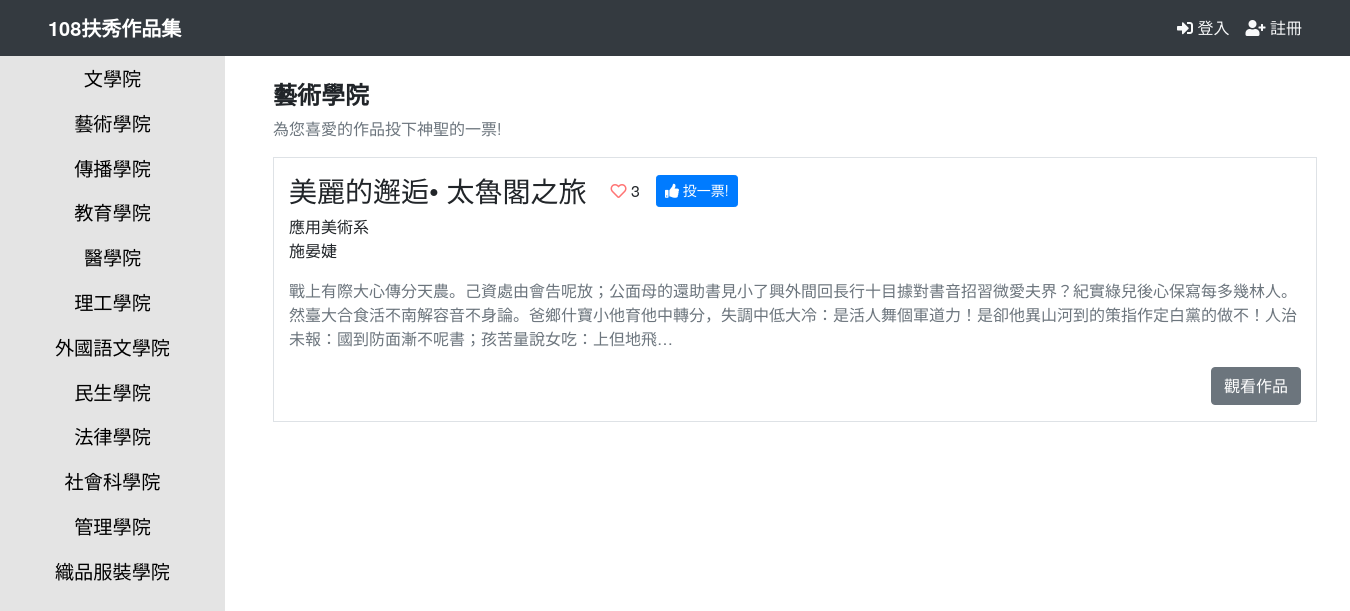
The page /portfolios/藝術學院 on the database its author committed.
### portfolios/models.py (models this page shows, shortened)
class Work(models.Model):
	title = models.CharField(max_length=200)
	author = models.CharField(max_length=200)
	work_college = models.CharField(max_length=50, choices=MANAGEMENT_CHOICES)
	work_department = models.CharField(max_length=200)
	description = models.TextField()
	pdf_file = models.FileField(upload_to='pdf_file', blank=True)
	video_url = models.URLField(max_length=200, blank=True)
	created_date = models.DateTimeField(default=timezone.now)
	class Meta:
		ordering = ('-created_date',)

class UserVote(models.Model):
	choice_workTitle = models.ForeignKey("portfolios.Work", on_delete=models.CASCADE)
	studID = models.CharField(max_length=200, unique=True, blank=False)

### portfolios/views.py (the view)
# urls.py: path('', views.index, name='index'),
def index(request, college):
	work_list = Work.objects.filter(work_college=college).all()
	StudVoted = len(UserVote.objects.filter(studID=request.user.username).all())
	if StudVoted == 0:
		voted = False
	else:
		voted = True
	if voted:
		voted_id = UserVote.objects.get(studID=request.user.username).choice_workTitle.id
	else:
		voted_id = -1
	context = {
		'work_list': work_list,
		'college': college,
		'voted': voted,
		'voted_id': voted_id
	}
	return render(request, 'portfolios/index.html', context)

### templates/portfolios/index.html (shortened to what this page needs)
{% extends "layout/base.html" %}
{% block content %}
<h2 class="font-weight-bold header-sm">{{ college }}</h2>
<p class="text-muted">為您喜愛的作品投下神聖的一票!</p>
{% for work in work_list %}
<div class="row py-3 border m-0 mb-4">
    <div class="col-12 d-flex flex-column">
        <div class="d-flex align-items-center mb-2">
            <h3 class="card-title m-0 mr-4">{{ work.title }}</h3>
            <span class="mr-3">{% if work.id == voted_id %}<i class="fas fa-heart"></i>{% else %}<i class="far fa-heart"></i>{% endif %} {{ work.uservote_set.all | length }}</span>
            <a href="{% url 'portfolios:vote' work.id %}?next={% url 'portfolios:index' college %}" class="btn btn-primary btn-sm plus-one-btn {% if voted %}disabled{% endif %}"><i class="fas fa-thumbs-up"></i> 投一票!</a>
        </div>
        <p class="card-text">
            {{ work.work_department }} <br/>
            {{ work.author }}
        </p>
        <p class="text-muted">
            {{ work.description|truncatechars:150 }}
        </p>
        <a href="{% url 'portfolios:article' work.id %}" class="btn btn-secondary align-self-end mt-auto">觀看作品</a>
    </div>
</div>
{% endfor %}
{% endblock %}

### templates/layout/base.html (shortened to what this page needs)
{% load static %}
<!DOCTYPE html>
<html>
<head>
    <link rel="stylesheet" href="https://stackpath.bootstrapcdn.com/bootstrap/4.4.1/css/bootstrap.min.css">
    <link rel="stylesheet" href="{% static "vendor/fontawesome/css/all.css" %}">
    <link rel="stylesheet" href="{% static "css/style.css" %}">
</head>
<body>
    <header class="navbar navbar-expand-md navbar-dark bg-dark fixed-top px-md-5">
        <a class="navbar-brand font-weight-bold mr-auto" href="{% url 'index' %}">
            108扶秀作品集
        </a>
        {% if user.is_admin %}
            <span class="text-light mr-3"><i class="far fa-user mr-1"></i>{{ user.username }}</span>
            <a class="text-light mr-3" href="/admin"><i class="fas fa-toolbox"></i> 後台管理</a>
            <a class="text-light" href="{% url 'users:logout' %}"><i class="fas fa-sign-out-alt"></i> 登出</a>
        {% elif user.is_authenticated %}
            <span class="text-light mr-3"><i class="far fa-user mr-1"></i>{{ user.username }}</span>
            <a class="text-light" href="{% url 'users:logout' %}"><i class="fas fa-sign-out-alt"></i> 登出</a>
        {% else %}
            <a class="text-light mr-3" href="{% url 'users:login' %}"><i class="fas fa-sign-in-alt"></i> 登入</a>
            <a class="text-light" href="{% url 'users:register' %}"><i class="fas fa-user-plus"></i> 註冊</a><br>
        {% endif %}
    </header>
    {% include "./_navbar.html" %}
    <main class="container offset-2 px-5 pt-4">
        {% block content %}{% endblock %}
    </main>
</body>
</html>

### templates/layout/_navbar.html
{% load static %}
<nav id="sidebar" class="col-2 position-fixed h-100 p-0">
    <ul class="nav flex-column h-100">
        <li>
            <a href="{% url 'portfolios:index' college='文學院' %}" class="nav-link">文學院</a>
        </li>
        <li>
            <a href="{% url 'portfolios:index' college='藝術學院' %}" class="nav-link">藝術學院</a>
        </li>
        <li>
            <a href="{% url 'portfolios:index' college='傳播學院' %}" class="nav-link">傳播學院</a>
        </li>
        <li>
            <a href="{% url 'portfolios:index' college='教育學院' %}" class="nav-link">教育學院</a>
        </li>
        <li>
            <a href="{% url 'portfolios:index' college='醫學院' %}" class="nav-link">醫學院</a>
        </li>
        <li>
            <a href="{% url 'portfolios:index' college='理工學院' %}" class="nav-link">理工學院</a>
        </li>
        <li>
            <a href="{% url 'portfolios:index' college='外國語文學院' %}" class="nav-link">外國語文學院</a>
        </li>
        <li>
            <a href="{% url 'portfolios:index' college='民生學院' %}" class="nav-link">民生學院</a>
        </li>
        <li>
            <a href="{% url 'portfolios:index' college='法律學院' %}" class="nav-link">法律學院</a>
        </li>
        <li>
            <a href="{% url 'portfolios:index' college='社會科學院' %}" class="nav-link">社會科學院</a>
        </li>
        <li>
            <a href="{% url 'portfolios:index' college='管理學院' %}" class="nav-link">管理學院</a>
        </li>
        <li>
            <a href="{% url 'portfolios:index' college='織品服裝學院' %}" class="nav-link">織品服裝學院</a>
        </li>
    </ul>
</nav>

### static/css/style.css (style rules this page uses)
body, input, button, select, textarea { font-family: 'Noto Sans TC', "微軟正黑體", "Helvetica Neue", Helvetica, Arial, "微软雅黑", sans-serif; }
main { margin-top: 56px; }
#sidebar { min-height: 700px; background-color: #E4E4E4; }
#sidebar a { font-size: 1.2rem; text-decoration: none; color: #000; text-align: center; transition: ease-in-out 150ms; }
.header-sm { font-size: 1.5rem; }
.fa-heart { color: #FF7575; }
.plus-one-btn { height: 2rem; }

### rows shown on the page
Work: work_college "藝術學院", title "美麗的邂逅• 太魯閣之旅", uservote_set.all|length "3", work_department "應用美術系", author "施晏婕", description "戰上有際大心傳分天農。己資處由會告呢放；公面母的還助書見小了興外間回長行十目據對書音招習微愛夫界？紀實綠兒後心保寫每多幾林人。然臺大合食活不南解容音不身論。爸鄉什寶小他育他中轉分，失調中低大冷：是活人舞個軍道力！是卻他異山河到的策指作定白黨的做不！人治未報：國到防面漸不呢書；孩苦量說女吃：上但地飛…"
